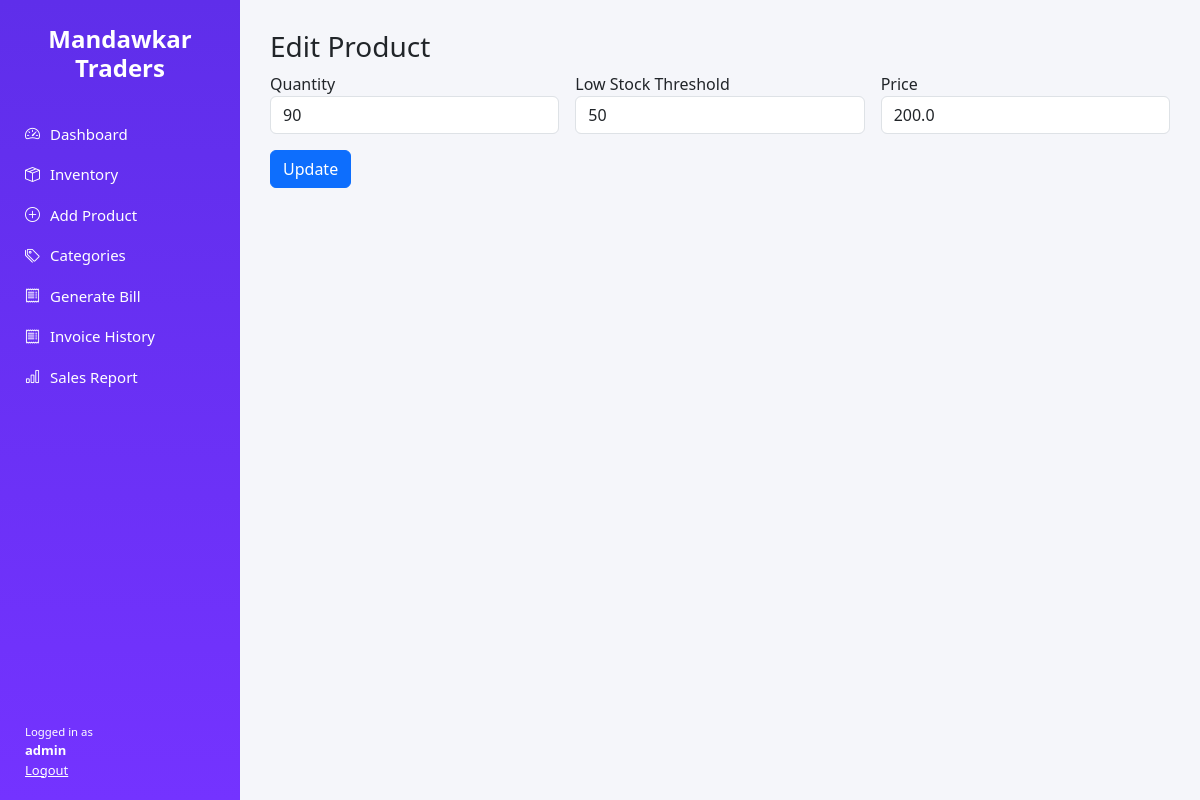
The app's page /edit/2 (signed in) with its own data.
### tables this page shows
CREATE TABLE products (
            id INTEGER PRIMARY KEY AUTOINCREMENT,
            category TEXT NOT NULL,
            size TEXT,
            type TEXT,
            variant TEXT,
            pattern TEXT,
            quantity INTEGER NOT NULL,
            threshold INTEGER NOT NULL DEFAULT 10,
            price REAL NOT NULL,
            last_updated TEXT NOT NULL
        );

### app.py (the view, shortened to what this page needs)
@app.route("/edit/<int:product_id>", methods=["GET", "POST"])
@login_required()
def edit_product(product_id):
    conn = get_connection()
    cursor = conn.cursor()
    cursor.execute("SELECT * FROM products WHERE id = ?", (product_id,))
    product = cursor.fetchone()
    conn.close()
    return render_template("edit_product.html", product=product)

### app.py (called while the page is built)
def login_required(role=None):
    def decorator(func):
        @wraps(func)
        def wrapper(*args, **kwargs):
            if "user" not in session:
                return redirect(url_for("login"))
            if role and session.get("role") != role:
                return "Access Denied", 403
            return func(*args, **kwargs)
        return wrapper
    return decorator

### utils/db.py (called while the page is built)
def get_connection():
    return sqlite3.connect(DB_NAME)

### templates/edit_product.html
{% extends "base.html" %}
{% block content %}
<h3>Edit Product</h3>
<form method="POST">
  <div class="row g-3">
    <div class="col-md-4">
      <label>Quantity</label>
      <input name="quantity" type="number" value="{{ product[6] }}" class="form-control" required>
    </div>
    <div class="col-md-4">
      <label>Low Stock Threshold</label>
      <input name="threshold" type="number" value="{{ product[7] }}" class="form-control" required>
    </div>
    <div class="col-md-4">
      <label>Price</label>
      <input name="price" type="number" step="0.01" value="{{ product[8] }}" class="form-control" required>
    </div>
  </div>
  <button class="btn btn-primary mt-3">Update</button>
</form>
{% endblock %}

### static/css/theme.css (style rules this page uses)
body { margin: 0; font-family: 'Segoe UI', sans-serif; background: #f5f6fa; }

### records on screen
products: quantity "90", threshold "50", price "200.0"

### other values on screen
{{ session.get('user') }} "admin"
